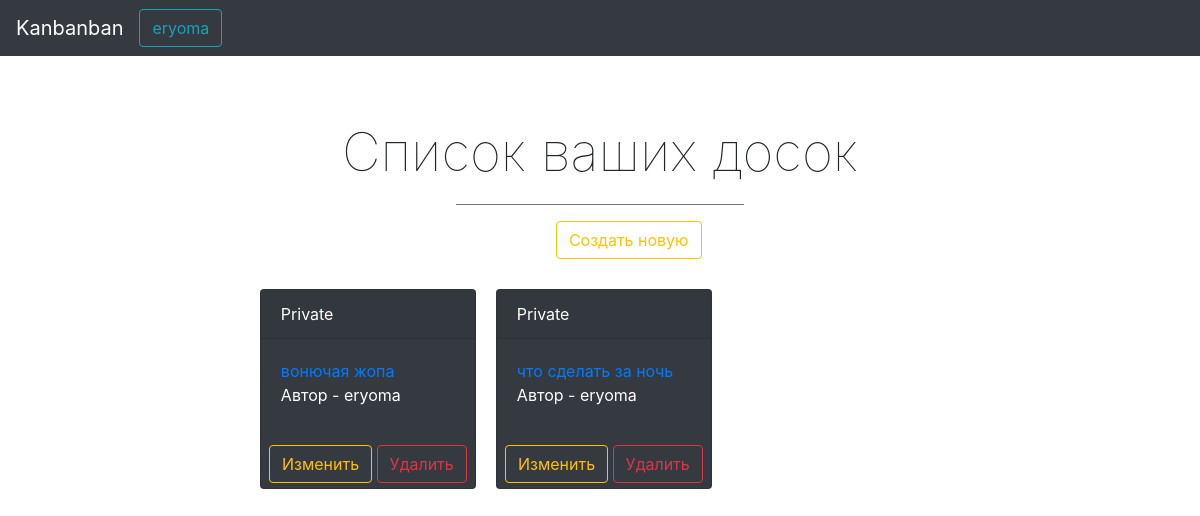
The page / (signed in) on the database its author committed.
### data/User.py (models this page shows, shortened)
class User(SqlAlchemyBase, UserMixin):
    __tablename__ = 'users'
    id = sqlalchemy.Column(sqlalchemy.Integer,
                           primary_key=True, autoincrement=True)
    email = sqlalchemy.Column(sqlalchemy.String,
                              index=True, unique=True, nullable=True)
    hashed_password = sqlalchemy.Column(sqlalchemy.String, nullable=True)
    name = sqlalchemy.Column(sqlalchemy.String, nullable=True)
    board = orm.relation("Board", back_populates='user')

### data/Board.py (models this page shows, shortened)
class Board(SqlAlchemyBase):
    __tablename__ = 'boards'
    id = sqlalchemy.Column(sqlalchemy.Integer, autoincrement=True,
                           primary_key=True)
    author = sqlalchemy.Column(sqlalchemy.String, nullable=True)
    title = sqlalchemy.Column(sqlalchemy.String, nullable=False)
    workers = sqlalchemy.Column(sqlalchemy.String)
    isPrivate = sqlalchemy.Column(sqlalchemy.Boolean)
    tasks = orm.relation('Task', back_populates="board")
    user_id = sqlalchemy.Column(sqlalchemy.Integer,
                                sqlalchemy.ForeignKey("users.id"))
    user = orm.relation('User')

### main.py (the view)
@app.route('/')
def mainPage():
    if current_user.is_authenticated:
        session = db_session.create_session()
        boards = session.query(Board.Board).filter(or_(Board.Board.user_id == current_user.id,
                                                   Board.Board.workers.contains(str(current_user.id))))[::-1]
        for board in boards:
            print(board.user.name)
        return render_template('index.html', boards=boards)
    else:
        return render_template("mainPage.html", title="Kanbanban")

### data/db_session.py (called while the page is built)
def create_session() -> Session:
    global __factory
    return __factory()

### main.py (called while the page is built)
@login_manager.user_loader
def load_user(user_id):
    session = db_session.create_session()
    return session.query(User.User).get(user_id)

### templates/index.html (shortened to what this page needs)
<!doctype html>
<html lang="en">
    <head>
        <link rel="stylesheet"
          href="https://stackpath.bootstrapcdn.com/bootstrap/4.4.1/css/bootstrap.min.css"
>
        <link rel="stylesheet" href="static/css/index-style.css">
    </head>
    <body>
        <nav class="navbar navbar-expand-md navbar-dark fixed-top bg-dark">
            <a class="navbar-brand kanban">Kanbanban</a>
            <nav class="buttons">
                <div class="dropdown">
                    <button onclick="dropdownFunction()" class="btn btn-outline-info dropbtn">{{ current_user.name }}</button>
                </div>
            </nav>
        </nav>
        <div class="header-block" style="margin-bottom: 30px;">
            <h2 class="header">Список ваших досок</h2>
            <hr noshade width="40%">
            <a class="btn btn-outline-warning" href="new_board" style="margin-left: 43.88%">Создать новую</a>
        </div>
        <table border="0">
            <div class="boards-list">
                {% for item in boards %}
                    {% set index = loop.index0 %}
                    {% set class = "" %}
                    {% set text_color = "" %}
                    {% if item.isPrivate %}
                        {% set text = "Private" %}
                        {% set class = "bg-dark" %}
                        {% set text_color = "text-white" %}
                    {% else %}
                        {% set text = "Public" %}
                        {% set class = "bg-light" %}
                        {% set text_color = "text-black" %}
                    {% endif %}
                    {% if index % 3 != 2 %}
                        {% set style = "float: left; margin-right: 20px;" %}
                        {% if index % 3 == 0 %}
                            {% set style = "float: left; margin-right: 20px; margin-left: 2.76%;" %}
                        {% endif %}
                    {% endif %}
                    <div class="card {{ text_color }} {{ class }} mb-3" style="width: 30%; height: 200px; overflow: auto; {{ style }}">
                        <div class="card-header">
                            {{ text }}
                        </div>
                        <div class="card-body">
                            <a class="card-title" href="/board/{{ item.id }}">{{ item.title }}</a>
                            <p class="card-text">Автор - {{ item.author }}</p>
                        </div>
                        {% if current_user.name == item.author %}
                            <div style="margin-left: auto; margin-right: auto; margin-bottom: 5px;">
                                <a href="/edit_board/{{ item.id }}" class="btn btn-outline-warning">Изменить</a>
                                <a href="/delete_board/{{ item.id }}" class="btn btn-outline-danger">Удалить</a>
                            </div>
                        {% else %}
                            <div class="kek" style="height: 10%; margin-bottom: 50px;">
                                <div class="alert alert-dark alrt" role="alert" style="width: 95%; margin-left: 2.5%">Вы не можете управлять этой доской</div>
                            </div>
                        {% endif %}
                    </div>
                {% endfor %}
            </div>
        </table>
    </body>
</html>

### static/css/index-style.css (style rules this page uses)
.header { font-size: 40pt; font-weight: 100; margin-top: 120px; margin-left: auto; margin-right: auto; margin-bottom: 20px; text-align: center; }

### templates/index.html (style rules this page uses)
body { width: 60%; margin-left: auto; margin-right: auto; }
.header { font-size: 40pt; font-weight: 100; margin-top: 120px; margin-left: auto; margin-right: auto; margin-bottom: 20px; text-align: center; }
.buttons { float: none; margin-right: 0; }
.dropdown { position: relative; display: inline-block; }

### rows shown on the page
User: name "eryoma"
Board: text "Private", title "вонючая жопа", author "eryoma"
Board: text "Private", title "что сделать за ночь", author "eryoma"
